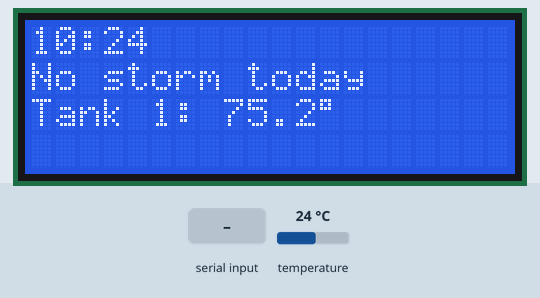
This sketch was run on a simulated Arduino Uno, built with avr-gcc and run on an emulated ATmega328P. Shown: 20×4 character LCD. The test bench sets the inputs (shaded band); at power-on: temperature 24 °C. The local clock reads 2024-03-15 10:24:30 at power-on unless the sketch sets it; random numbers use the default seed unless the sketch sets one; what the sketch prints to the serial monitor is not drawn.

Above: at 1.3 s.
1.4 s: "30,150\n" received over Serial
At 1.9 s:
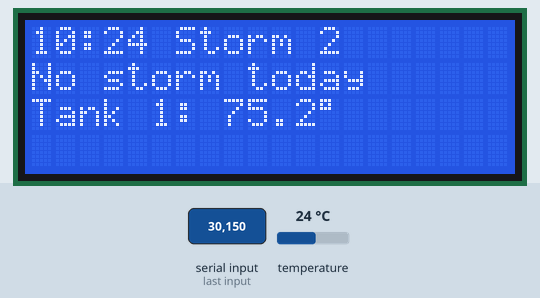
3.1 s: "5\n" received over Serial
At 3.7 s:
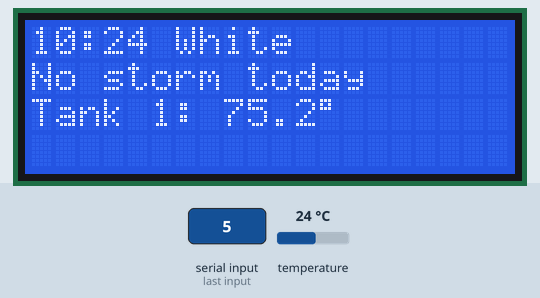
4.8 s: "200\n" received over Serial
At 5.5 s:
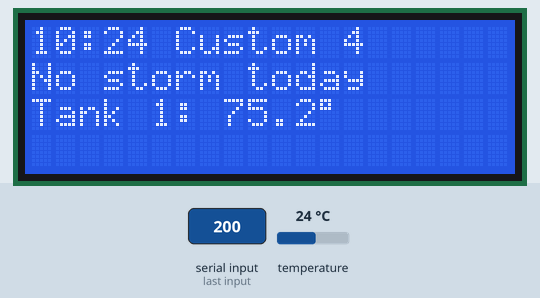
Timing chart, 0 to 7.8 s (numbered marks = the images above; inputs shaded):
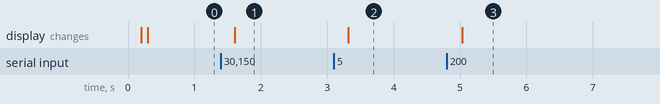

Measured:
- after the input at 1.4 s, the display: changes after 0.21 s (image 1)
- after the input at 3.1 s, the display: changes after 0.22 s (image 2)

The sketch:

FishTankLights.ino
```cpp
///////////////////////////////////////////////////////////////////
// Current Satellite LED+ Controller  V4.1                       //
//   Indychus...Dahammer...mistergreen @ plantedtank.net         //
//   This code is public domain.  Pass it on.                    //
//   Confirmed on Arduino UNO 1.0.5                              //
//   Req. Time, TimeAlarms, RTClib, IRremote                     //
///////////////////////////////////////////////////////////////////
//
// This version uses Ken Shirriff's IRremote library to Rx/Tx the IR codes
// http://www.righto.com/2009/08/multi-protocol-infrared-remote-library.html
//
// This code does NOT use PIN 13 on the Uno, as do previous versions
// Instead PIN 3, which is a PWM pin, is used. So you'll need to connect
// your LED to PIN 3 instead of PIN 13 for it to work.
//
// You can test the IR commands via the Arduino software's serial monitor
// by sending in a value from 1 - 32. Values follow the remote control,
// left to right, top to bottom (e.g 1 = Orange, 2 = Blue, 21 = Moon1, etc)
//
// Install LCD per instructions at http://learn.adafruit.com/character-lcds/overview
//
// Added support for 2 Thermometers but it hasn't been tested
//
#include <Wire.h>
#include <RTClib.h>
#include <Time.h>
#include <TimeAlarms.h>
#include <IRremote.h>
#include <LiquidCrystal.h>
#include <OneWire.h>
#include <DallasTemperature.h>

RTC_DS1307 RTC;
IRsend irsend;

#define RANDPIN 0            // This needs to be set to an unused Analog pin, Used by RandomStorm()
static FILE uartout = {0};   // UART FILE structure
static FILE lcdout = {0} ;   // LCD FILE structure

//---------- LCD SETUP
#define LCD_COLS 20      // Number of columns on the LCD (e.g. 16, 20, etc)
#define LCD_ROWS 4       // Number of rows on the LCD (e.g. 2, 4, etc)
LiquidCrystal lcd(7, 8, 9, 10, 11, 12);  // Arduino pins that the LCD is connected too

//---------- THERMOMETER SETUP
#define ONE_WIRE_BUS 2                // Ardunio pin for thermometer; comment out if you don't have a thermometer
#ifdef ONE_WIRE_BUS
OneWire oneWire(ONE_WIRE_BUS);
DallasTemperature sensors(&oneWire);
DeviceAddress thermometer_1 = { 0x28, 0xF9, 0x14, 0x65, 0x04, 0x00, 0x00, 0x16 }; // You'll need to change to match your sensor
//DeviceAddress thermometer_2 = { 0x28, 0xA6, 0x33, 0xA8, 0x04, 0x00, 0x00, 0x11 }; // You'll need to change to match your sensor
#endif


// Current Satellite+ IR Codes (NEC Protocol)
unsigned long codeHeader = 0x20DF; // Always the same
// Remote buttons listed left to right, top to bottom
PROGMEM const unsigned int arrCodes[32] = {0x3AC5,  // 1 -  Orange
                                     0xBA45,  // 2 -  Blue
                                     0x827D,  // 3 -  Rose
                                     0x02FD,  // 4 -  Power On/Off
                                     0x1AE5,  // 5 -  White
                                     0x9A65,  // 6 -  FullSpec
                                     0xA25D,  // 7 -  Purple
                                     0x22DD,  // 8 -  Play/Pause
                                     0x2AD5,  // 9 -  Red Up
                                     0xAA55,  // 10 - Green Up
                                     0x926D,  // 11 - Blue Up
                                     0x12ED,  // 12 - White Up
                                     0x0AF5,  // 13 - Red Down
                                     0x8A75,  // 14 - Green Down
                                     0xB24D,  // 15 - Blue Down
                                     0x32CD,  // 16 - White Down
                                     0x38C7,  // 17 - M1 Custom
                                     0xB847,  // 18 - M2 Custom
                                     0x7887,  // 19 - M3 Custom
                                     0xF807,  // 20 - M4 Custom
                                     0x18E7,  // 21 - Moon 1
                                     0x9867,  // 22 - Moon 2
                                     0x58A7,  // 23 - Moon 3
                                     0xD827,  // 24 - Dawn/Dusk
                                     0x28D7,  // 25 - Cloud 1
                                     0xA857,  // 26 - Cloud 2
                                     0x6897,  // 27 - Cloud 3
                                     0xE817,  // 28 - Cloud 4
                                     0x08F7,  // 29 - Storm 1
                                     0x8877,  // 30 - Storm 2
                                     0x48B7,  // 31 - Storm 3
                                     0xC837}; // 32 - Storm 4

// These are the messages that print on the serial monitor & lcd when each IR code is sent
#define MAX_MSG_LEN 13  // Maximum length of the arrMSG messages
const char PROGMEM arrMSG[][MAX_MSG_LEN+1] = {"Orange",        "Blue",          "Rose",          "On/Off",
                                             "White",         "Full Spec",     "Purple",        "Play/Pause",
                                             "Red Up",        "Green Up",      "Blue Up",       "White Up",
                                             "Red Down",      "Green Down",    "Blue Down",     "White Down",
                                             "Custom 1",      "Custom 2",      "Custom 3",      "Custom 4",
                                             "Moon 1",        "Moon 2",        "Moon 3",        "Dawn/Dusk",
                                             "Cloud 1",       "Cloud 2",       "Cloud 3",       "Cloud 4",
                                             "Storm 1",       "Storm 2",       "Storm 3",       "Storm 4"};

void SetAlarms()
{
  // Set up your desired alarms here
  // The default value of dtNBR_ALARMS is 6 in TimeAlarms.h.
  // This code sets 9 alarms by default, so you'll need to change dtNBR_ALARMS to 9 or more
  // Changes the times to suit yourself. Add as many alarms as you like, just stay within dtNBR_ALARMS
  Alarm.alarmRepeat(9,00,0, DawnDusk);
  //Alarm.alarmRepeat(7,30,0, Cloud2);     // (HR,MIN,SEC,FUNCTION)
  Alarm.alarmRepeat(10,00,0, FullSpec);
  //Alarm.alarmRepeat(18,00,0, Cloud2);
  Alarm.alarmRepeat(17,00,0, DawnDusk);
  Alarm.alarmRepeat(19,00,0, Moon2);

  // Comment these out if you don't want the chance of a random storm each day
  Alarm.alarmRepeat(12,00,00, RandomStorm);
  RandomStorm();  // Sets up intial storm so we don't have wait until alarm time

#ifdef ONE_WIRE_BUS
  Alarm.timerRepeat(600, PrintTemp);  // Print temps every 30 minutes
  PrintTemp();                         // Display initial temps
#endif
}

void setup()
{
  Wire.begin();
  RTC.begin();
  Serial.begin(9600);
  lcd.begin(LCD_COLS, LCD_ROWS);

#ifdef ONE_WIRE_BUS
  sensors.begin();   // Start temp sensors
  sensors.setResolution(thermometer_1, 9);  // Set them to 9 bit mode
//  sensors.setResolution(thermometer_2, 9);
#endif

  // fill in the UART file descriptor with pointer to writer.
  fdev_setup_stream (&uartout, uart_putchar, NULL, _FDEV_SETUP_WRITE);
  stdout = &uartout;  // Output stdout to UART

  // fill in lcd file descriptor (we'll use fprintf to output to it)
  fdev_setup_stream (&lcdout, lcd_putchar, NULL, _FDEV_SETUP_WRITE);

  if (! RTC.isrunning()) {
    // If no RTC is installed, set time to compile time at each reset
    printf_P(PSTR("RTC is NOT running!\n"));  // Store this string in PROGMEM
    RTC.adjust(DateTime(__DATE__, __TIME__));
    }

  setSyncProvider(syncProvider);     // reference our syncProvider function instead of RTC_DS1307::get()

  printf_P(PSTR("Time: %02d:%02d:%02d\n"), hour(), minute(), second());  // Print the time
  SetAlarms();  // Set up above alarms

  // Print available SRAM for debugging, comment out if you want
  printf_P(PSTR("SRAM: %d\n"), freeRam());

  printf_P(PSTR("To test IR codes, send 1 - 32\n"));
}

void loop()
{
  if (Serial.available() > 0) {
    delay(5); //Wait for transmission to finish
    TestCodes(SerialReadInt());  // Go grab IR code and send it
  }
  Alarm.delay(100);   // Service alarms & wait (msec)
  lcd.setCursor(0,0);
  fprintf(&lcdout, "%02d:%02d", hour(), minute());  // Print the time HH:MM to the lcd
}

time_t syncProvider()
{
  //this does the same thing as RTC_DS1307::get()
  return RTC.now().unixtime();
}

void RandomStorm ()
{
  // Schedules a storm between 1 & 8 in the evening
  // It sets Storm2, followed by Cloud2 or DawnDusk or Moon2, depending on when the storm is over
  randomSeed(analogRead(RANDPIN));        // Generate random seed on unused pin
  byte RH = random(23);                   // Randomizer for RandomStorm
  byte RM = random(59);
  byte RS = random(59);
  byte TSDurationH = random(2);
  byte TSDurationM = random(59);

  lcd.setCursor(0,1);
  if (RH >= 13 && RH <= 21)
    { // If 1:00PM - 8:00PM schedule a storm
      Alarm.alarmOnce(RH,RM,RS,Storm2);

      // Store strings in PROGMEM
      printf_P(PSTR("Scheduled Storm: %02d:%02d:%02d Duration: %02d:%02d\n"), RH, RM, RS, TSDurationH, TSDurationM);
      fprintf_P(&lcdout, PSTR("Sch Storm: %02d:%02d"), RH, RM);

      if ((RH + TSDurationH) < 19)   // Switch to Cloud2 if storm ends between 1:00-6:59pm
        {
          Alarm.alarmOnce((RH + TSDurationH),(RM + TSDurationM),RS,Cloud2);
        }
      else if ((RH + TSDurationH) < 21)  // Switch to DawnDusk if storm ends between 7:00-8:59pm
        {
          Alarm.alarmOnce((RH + TSDurationH),(RM + TSDurationM),RS,DawnDusk);
        }
      else                               // Otherwise, switch to Night2
        {
          Alarm.alarmOnce((RH + TSDurationH),(RM + TSDurationM),RS,Moon2);
        }
    }
    else
    { // Don't really need this, but it can stay till we need the space
      printf_P(PSTR("No storm today\n"));
      fprintf_P(&lcdout, PSTR("No storm today  "));
    }
}

int SerialReadInt()
{
  // Reads first 2 bytes from serial monitor; anything more is tossed
  byte i;
  char inBytes[3];
  char * inBytesPtr = &inBytes[0];  // Pointer to first element

    for (i=0; i<2; i++)             // Only want first 2 bytes
      inBytes[i] = Serial.read();
    inBytes[i] =  '\0';             // Put NULL character at the end
    while (Serial.read() >= 0)      // If anything else is there, throw it away
      ; // do nothing
    return atoi(inBytesPtr);        // Convert to decimal
}

void TestCodes (int cmd)
{
  // Handles commands sent in from the serial monitor
  if (cmd >= 1 && cmd <= 32)
    {
      // cmd must be 1 - 32
      SendCode(cmd-1, 1);
    }
#ifdef ONE_WIRE_BUS
    else if (cmd == 33)
    {
      PrintTemp();  // Send 33 to test temp sensors
    }
#endif
    else { printf_P(PSTR("Invalid Choice\n")); }
}

void SendCode ( int cmd, byte numTimes )
{ // cmd = the element of the arrCode[] array that holds the IR code to be sent
  // numTimes = number of times to emmit the command
  // Shift header 16 bits to left, fetch code from PROGMEM & add it with bitwise or
  unsigned long irCode = (codeHeader << 16) | pgm_read_word_near(arrCodes + cmd);
  for( byte i = 0; i < numTimes; i++)
  {
    irsend.sendNEC(irCode,32); // Send/emmit code
    delay(100);
  }
  // Print the string associated with the IR code & the time
  //printf("%S: 0x%lx %02d:%02d:%02d\n", arrMSG[cmd], irCode, hour(), minute(), second());
  printf("%S: %02d:%02d:%02d\n", arrMSG[cmd], hour(), minute(), second());

  lcd.setCursor(6,0);
  fprintf(&lcdout, "%-10S", arrMSG[cmd]);
}

int freeRam ()
{
  // Returns available SRAM
  extern int __heap_start, *__brkval;
  int v;
  return (int) &v - (__brkval == 0 ? (int) &__heap_start : (int) __brkval);
}

// Output function for stdout redirect
static int uart_putchar (char c, FILE *stream)
{
  // Serial write fumction
  Serial.write(c);
  return 0;
}

// Output function for lcd output
static int lcd_putchar(char ch, FILE* stream)
{
  // lcd write function
  lcd.write(ch);
  return (0);
}

#ifdef ONE_WIRE_BUS
void PrintTemp()
{
  sensors.requestTemperatures();
  float tempC = sensors.getTempC(thermometer_1);
  lcd.setCursor(0,2);
  lcd.print("Tank 1: ");
  lcd.print(DallasTemperature::toFahrenheit(tempC), 1);
  lcd.print((char)223);

//  tempC = sensors.getTempC(thermometer_2);
//  lcd.setCursor(0,3);
//  lcd.print("Tank 2: ");
//  lcd.print(DallasTemperature::toFahrenheit(tempC), 1);
//  lcd.print((char)223);
}
#endif

// IR Code functions, called by alarms
void Orange() {SendCode(0,2);}
void Blue() {SendCode(1,2);}
void Rose() {SendCode(2,2);}
void PowerOnOff() {SendCode(3,1);}
void White() {SendCode(4,2);}
void FullSpec() {SendCode(5,2);}
void Purple() {SendCode(6,2);}
void Play() {SendCode(7,1);}
void RedUp() {SendCode(8,1);}
void GreenUp() {SendCode(9,1);}
void BlueUp() {SendCode(10,1);}
void WhiteUp() {SendCode(11,1);}
void RedDown() {SendCode(12,1);}
void GreenDown() {SendCode(13,1);}
void BlueDown() {SendCode(14,1);}
void WhiteDown() {SendCode(15,1);}
void M1Custom() {SendCode(16,2);}
void M2Custom() {SendCode(17,2);}
void M3Custom() {SendCode(18,2);}
void M4Custom() {SendCode(19,2);}
void Moon1() {SendCode(20,2);}
void Moon2() {SendCode(21,2);}
void Moon3() {SendCode(22,2);}
void DawnDusk() {SendCode(23,2);}
void Cloud1() {SendCode(24,2);}
void Cloud2() {SendCode(25,2);}
void Cloud3() {SendCode(26,2);}
void Cloud4() {SendCode(27,2);}
void Storm1() {SendCode(28,2);}
void Storm2() {SendCode(29,2);}
void Storm3() {SendCode(30,2);}
void Storm4() {SendCode(31,2);}
```
